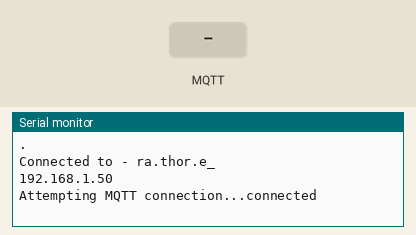
This sketch was run on a simulated ESP8266 (NodeMCU). On the bench: the last lines printed to the serial monitor. Inputs (shaded band) come from the test bench. WiFi joins after 1.5 s; servers stay silent unless stated; random numbers use the default seed unless the sketch sets one; EEPROM starts erased; no MQTT or app messages arrive unless stated.

Above: at 3.2 s.
3.3 s: MQTT message "1" arrives on the first subscribed topic
At 3.8 s:
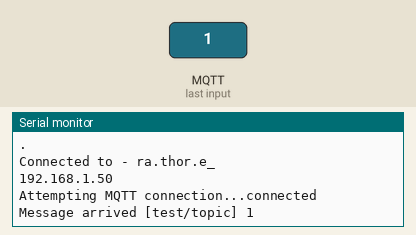
6.3 s: MQTT message "on" arrives on the first subscribed topic
At 7.3 s:
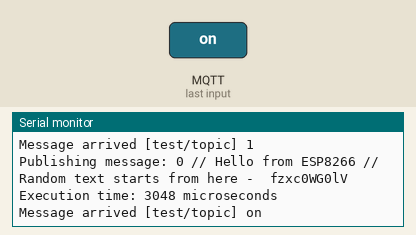
7.8 s: MQTT message "off" arrives on the first subscribed topic
At 8.4 s:
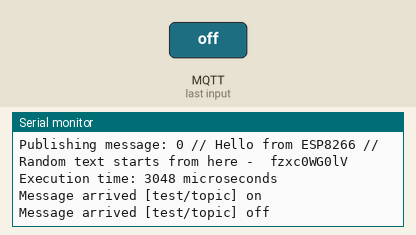

The sketch:

part-1-code.ino
```cpp
#include<ESP8266WiFi.h>
#include <EEPROM.h>
#include <PubSubClient.h>

#define SSID "ra.thor.e_"
#define PSWD "08080808"
#define IP "192.168.25.120"
#define RANDOM_STRING_LENGTH 10
#define EEPROM_SIZE 64 //size in bytes
#define MAGIC_NUMBER 123
#define INIT_FLAG_ADDRESS 0
#define SEQ_NUM_ADDRESS 4

WiFiClient espClient;
PubSubClient client(espClient);

void setup_wifi() {
  // put your setup code here, to run once:
  delay(500);
  WiFi.mode(WIFI_STA);
  WiFi.begin(SSID,PSWD);
  Serial.begin(115200);
  delay(500);
  while(WiFi.status() != WL_CONNECTED){
    delay(1000);
    Serial.println(".");
  }

  Serial.println("");
  Serial.print("Connected to - ");
  Serial.println(SSID);
  Serial.println(WiFi.localIP());

}

void callback(char* topic, byte* payload, unsigned int length) {
  Serial.print("Message arrived [");
  Serial.print(topic);
  Serial.print("] ");
  for (int i = 0; i < length; i++) {
    Serial.print((char)payload[i]);
  }
  Serial.println();
}

void reconnect() {
  // Loop until we're reconnected
  while (!client.connected()) {
    Serial.print("Attempting MQTT connection...");
    // Attempt to connect
    if (client.connect("ESP8266Client")) {
      Serial.println("connected");
      // Subscribe to a topic
      client.subscribe("test/topic");
    } else {
      Serial.print("failed, rc=");
      Serial.print(client.state());
      Serial.println(" try again in 10 seconds");
      delay(10000);
    }
  }
}

static unsigned int seqNum;


void setup_flash_memory(){

  // Initialize EEPROM
  EEPROM.begin(EEPROM_SIZE);
  // static unsigned int seqNum = 0;

  // Check if EEPROM is initialized
  if (EEPROM.read(INIT_FLAG_ADDRESS) != MAGIC_NUMBER) {
    // EEPROM is not initialized; set sequence number to 0
    EEPROM.write(INIT_FLAG_ADDRESS, MAGIC_NUMBER); // Write the magic number to indicate initialization
    EEPROM.put(SEQ_NUM_ADDRESS, seqNum); // Write the initial sequence number
    EEPROM.commit(); // Commit changes
  } else {
    // EEPROM is initialized; read the sequence number
    EEPROM.get(SEQ_NUM_ADDRESS, seqNum); // Retrieve the sequence number
  }

}

void setup() {
  Serial.begin(115200);
  setup_wifi();
  client.setServer(IP, 1883);
  client.setCallback(callback);
  setup_flash_memory();
}


String generateRandomString(char *output, int length) {
  const char charset[] = "abcdefghijklmnopqrstuvwxyzABCDEFGHIJKLMNOPQRSTUVWXYZ0123456789";
  for (int i = 0; i < length; i++) {
    int index = random(0, sizeof(charset) - 1);  // Pick a random index
    output[i] = charset[index];
  }
  output[length] = '\0';  // Null-terminate the string
  return output;
}


void loop() {
  if (!client.connected()) {
    reconnect();
  }
  client.loop();

  unsigned long startTime = micros();

  // Publish a message every 60 seconds

  char randomString[RANDOM_STRING_LENGTH + 1];  // +1 for the null terminator

  static unsigned long lastMsg = 0;

  unsigned long now = millis();
  if (now - lastMsg > 5000) {
    lastMsg = now;


    String msg = (String)seqNum+" // Hello from ESP8266 // Random text starts from here -  "+generateRandomString(randomString, RANDOM_STRING_LENGTH);

    seqNum++;
    EEPROM.put(SEQ_NUM_ADDRESS, seqNum); // Store the updated sequence number
    EEPROM.commit(); // Commit changes

    unsigned long elapsedTime = micros() - startTime;

    Serial.print("Publishing message: ");
    Serial.println(msg);
    client.publish("test/topic", msg.c_str());


    // Print the execution time
    Serial.print("Execution time: ");
    Serial.print(elapsedTime);
    Serial.println(" microseconds");
  }
}
```

Measured:
- after the input at 3.3 s, the serial monitor: prints a new line at once (image 1)
- after the input at 6.3 s, the serial monitor: prints a new line at once (image 2)
- after the input at 7.8 s, the serial monitor: prints a new line at once (image 3)
